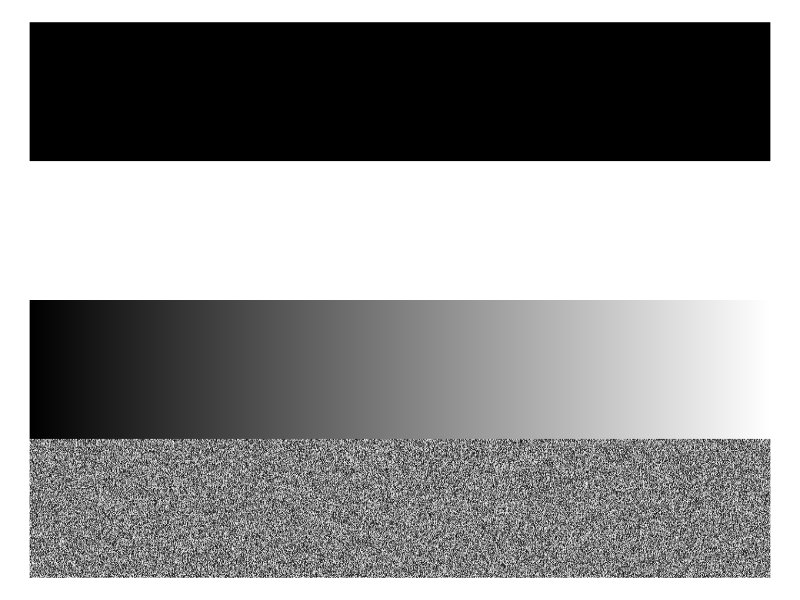

Reproduce this figure in R. (Note: this script raises an error after producing the figure.)
## ---- chunk 1
save_img <- function(x, file) {
  # x: matrix of pixel values (0-1)
  # file: path to save the image (e.g., "reconstructed_image.jpg").
  #       Must specify file extension as .jpg, .png or .pdf.
  if (grepl("\\.jpg$", file)) {
    save_func <- jpeg::writeJPEG
  } else if (grepl("\\.png$", file)) {
    save_func <- png::writePNG
  } else if (grepl("\\.pdf$", file)) {
      save_func <- function(x, file) {
        pdf(file, width = ncol(x)/100, height = nrow(x)/100)
        par(mar = c(0, 0, 0, 0))
        plot(NA, NA, xlim = c(0, ncol(x)), ylim = c(0, nrow(x)), axes = FALSE, xlab = "", ylab = "")
        rasterImage(x, 0, 0, ncol(x), nrow(x))
        dev.off()
      }
  } else {
    stop("Unsupported file format. Use .jpg or .png")
  }
  for (j in seq_len(ncol(x))) {
    x[, j] <- pmax(pmin(1, x[, j]), 0)
  }
  save_func(
    x,
    file
  )
  file
}
## ---- chunk 2
# "data" specifying image,
# where each element is the darkness of a pixel
# with 0 being black and 1 being white.
# here I made up a matrix, where the first
# n_row rows are just black,
# the next n_row rows are all white,
# the next n_row rows range from black to white,
# and the final n_row rows are random
n_col <- 2000
n_row <- 150
img_mat <- rbind(
  lapply(seq_len(n_row), function(x) rep(0,n_col)) |> unlist() |> matrix(ncol = n_col),
  lapply(seq_len(n_row), function(x) rep(1,n_col)) |> unlist() |> matrix(ncol = n_col),
  lapply(seq_len(n_row), function(x) seq(0, 1, length.out = n_col)) |> unlist() |> matrix(ncol = n_col, byrow = TRUE),
  lapply(seq_len(n_row), function(x) runif(n_col)) |> unlist() |> matrix(ncol = n_col, byrow = TRUE)
)
## ---- chunk 3
# where you want to save the image
# (include image extension, e.g. png or jpg or pdf).
# when you're rending to pdf, make the extension pdf,
# but when you're rendering to html, use png or jpg
path_img <- "photo_of_the_year.pdf"
# save the image, where the first argument
# is the matrix of pixel darkness values
# and the second argument is the path
# to save the image to
save_img(img_mat, path_img)
## ---- chunk 4
# display the image, which has been saved 
# to file, in the rendered document
knitr::include_graphics(path_img)
